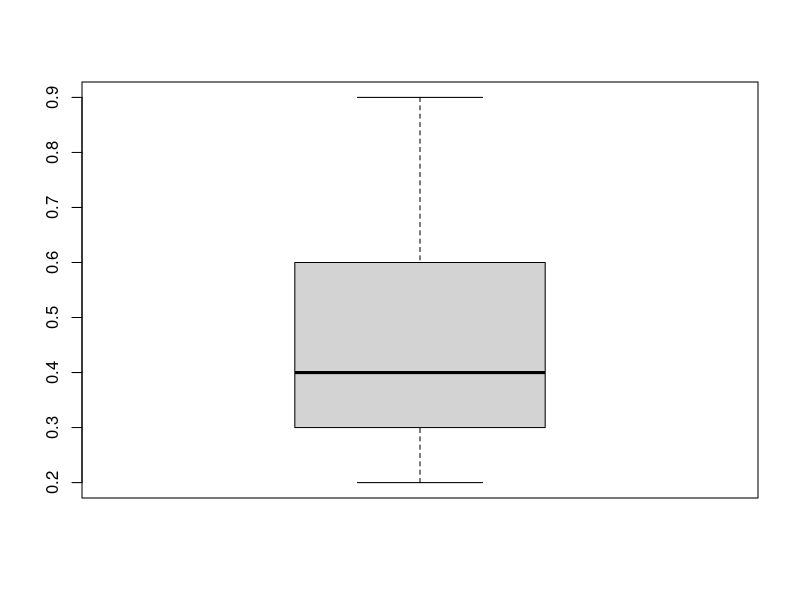
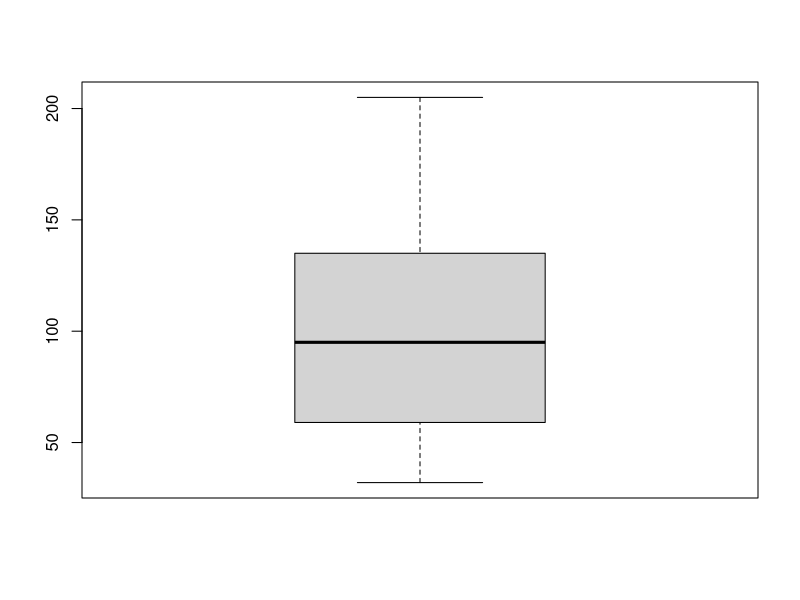
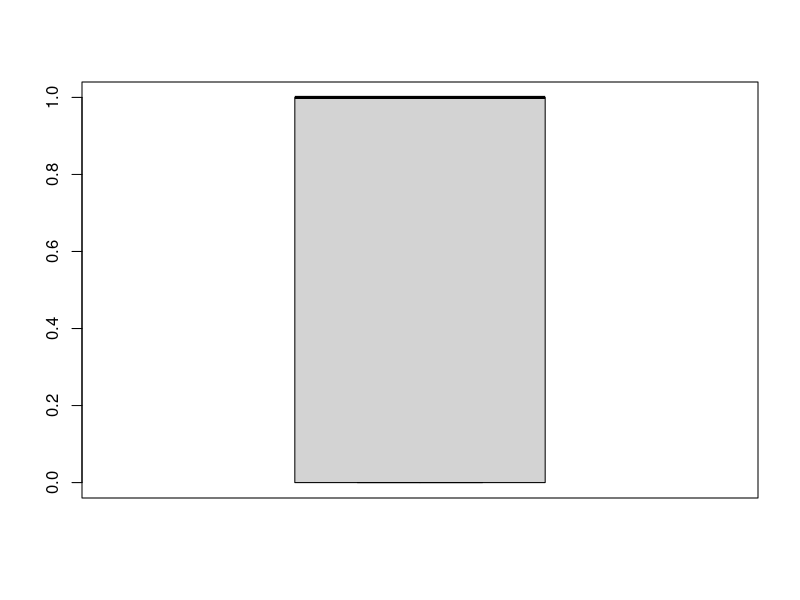
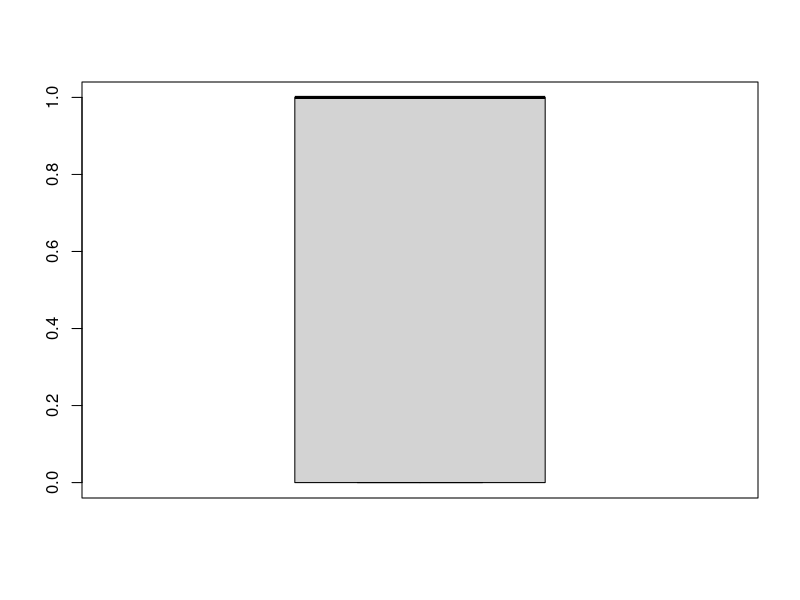
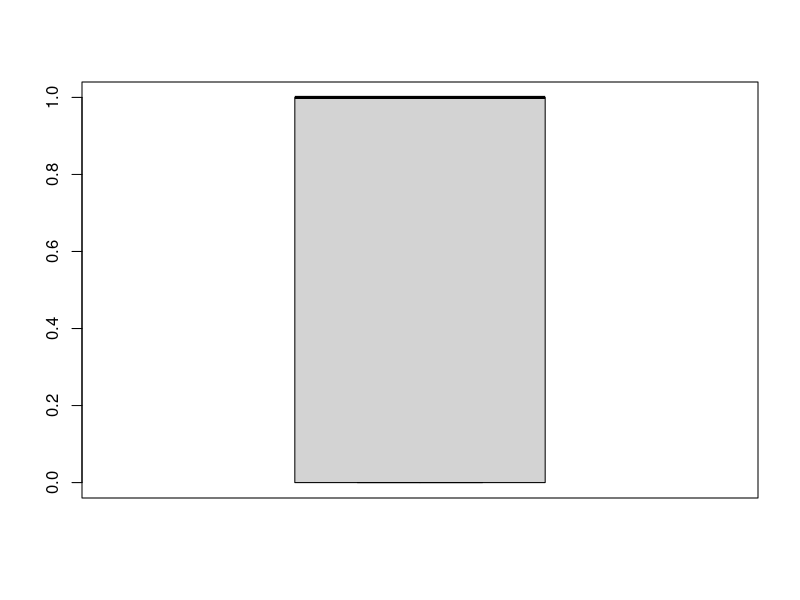
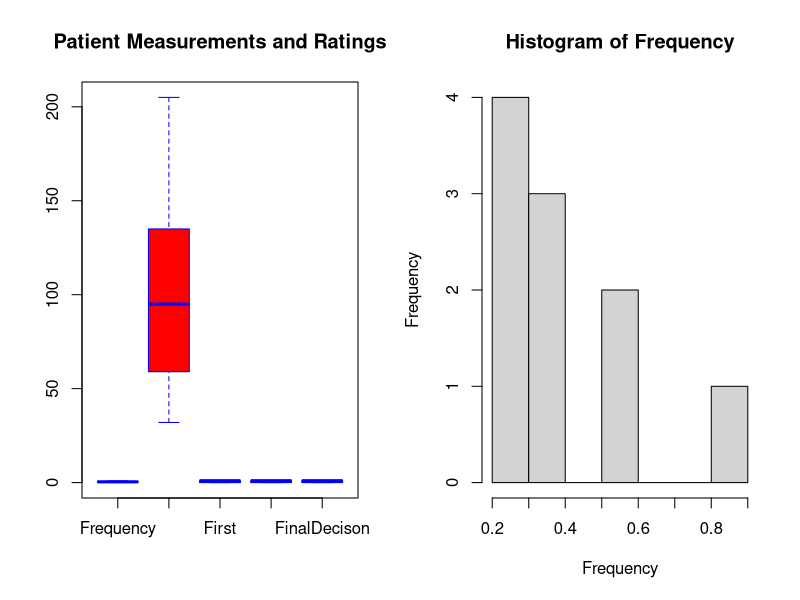
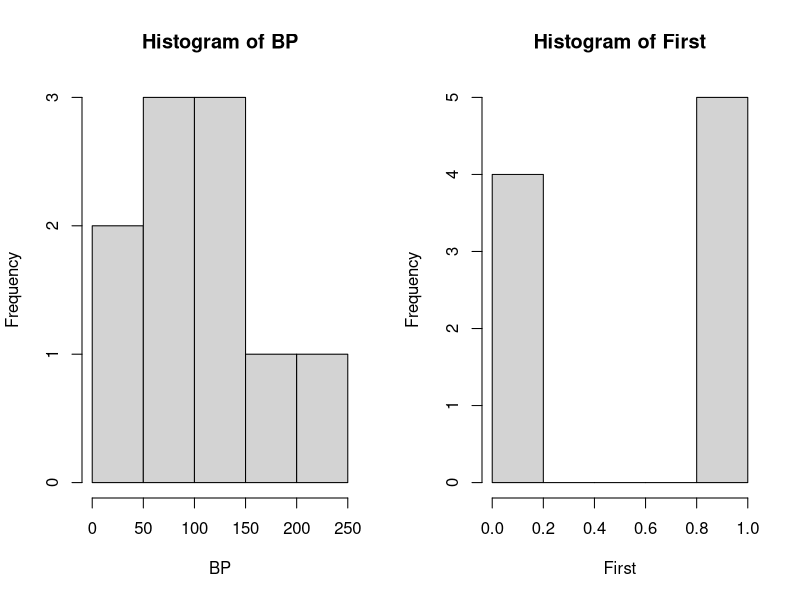
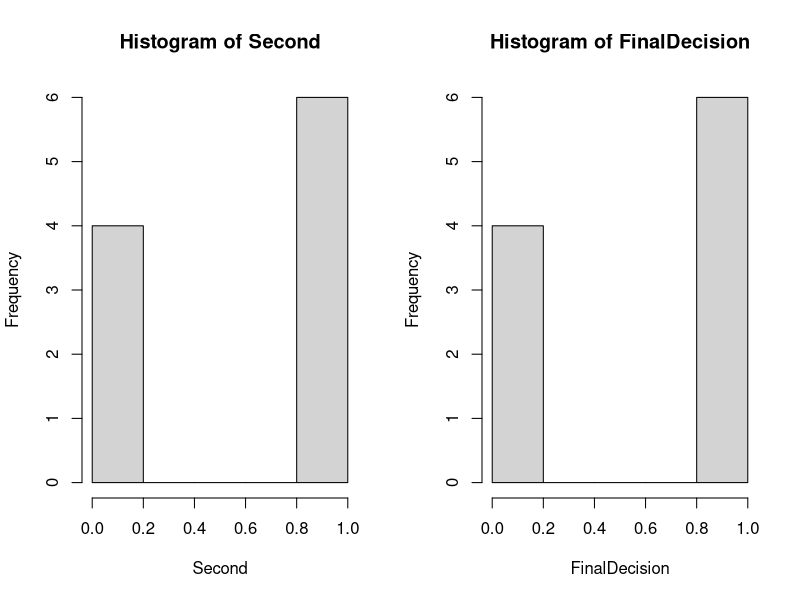

R code for these plots, in order: (Note: this script raises an error after producing the figures.)
##USF LIS 6317 -Open Source R for Data & Info 

#The assignment:

# The following data was collected by the local hospital. This data set contains 
# five variables based on observation of 10** patients. In addition to the measurements
# of the patients checking in to the hospital that night, this data provides the 
# patients' histories regarding the frequency of their visits to the hospital 
# in the last 12 months.

# This data displays the measurement of blood pressure as "BP" 

# then ("First") first assessment by general doctor (bad=1, good =0) ,

# then ("Second") assessment by external doctor, 

# and then ("Final") last row provides the head of the emergency unit's 
# decision regarding immediate care for the patient based on the values 
# 0 or 1 (low = 0, high =1).

# The names of your variables are as follows: "Freq","bloodp","first”, 
# "second”, ”finaldecision”

#The rows :
#1.    "0.6","103","bad","low","low”
#2.     "0.3","87","bad","low","high”
#3.     "0.4","32","bad","high","low”
#4.      "0.4","42","bad","high","high"
#5.     "0.2","59","good","low","low”
#6.      "0.6","109","good","low","high”
#7.     "0.3","78","good","high","low”
#8.      "0.4","205","good","high","high”
#9.      "0.9","135",”NA","high","high"
#10.    "0.2","176",”bad","high","high”

#Step 1 : Create vectors
Frequency <- c(0.6,0.3,0.4,0.4,0.2,0.6,0.3,0.4,0.9,0.2)
BP <- c(103,87,32,42,59,109,78,205,135,176)
First <- c(1,1,1,1,0,0,0,0,NA,1)
Second <- c(0,0,1,1,0,0,1,1,1,1)
FinalDecision <- c(0,1,0,1,0,1,0,1,1,1)

#need to account for missing values in "First" 
mean(First) #does not work
mean(First,na.rm=TRUE) # yes, only this line works

#Step 2: For BP and MD Ratings: Create a side-by-side boxplot (boxplot(x, ...)) 
# & histogram ((hist(x, ...))

#create boxplot of MD ratings and BP
boxplot(Frequency)
boxplot(BP)
boxplot(First)
boxplot(Second)
boxplot(FinalDecision)

par(mfrow=c(1,2))

box4 <-boxplot(Frequency,BP,First,Second,FinalDecision, main ="Patient Measurements and Ratings",
col = "red", border ="blue", names=c("Frequency","BP","First","Second","FinalDecison"))

#histogram of MD ratings and BP
hist(Frequency)
hist(BP)
hist(First)
hist(Second)
hist(FinalDecision)

par(mfrow=c(1,2))

hist4 <- hist(Frequency,BP,FinalDecision, main ="Patient 
              Measurements and Ratings",
               col = "orange","red","blue", 
              names=c("Frequency","BP","FinalDecison"))
              






